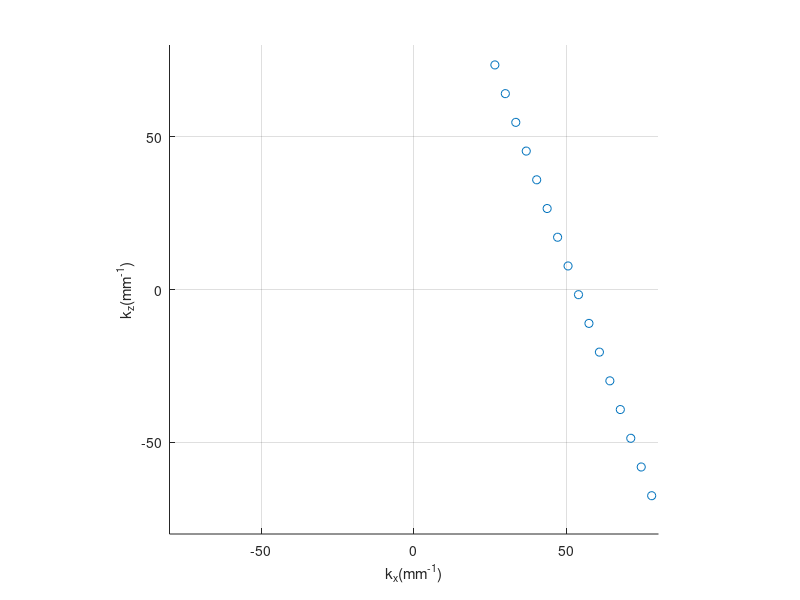

Here is the MATLAB script that generated this plot:
% plot the fourier plane scanned using OS angle/ks in polar coordinates:
clearvars;

theta = [-20];
Nbx   = [5];
L     = 100e-3;
Lobj  = 100e-3 ;
N = 2^10;

% frequency decimate unit
df0t = (1/Lobj) ;
ft = (-N/2:(N/2-1))*df0t;
df0s = (1/L) ;
fs = Nbx*df0s ;

% figure('DefaultAxesFontSize',18); 
% title('Fourier plane')

Lobj = 50e-3;
for i = 1:length(fs)
    
    [FT,THETA] = meshgrid(ft,pi*theta/180);
    KX = FT.*sin(THETA) + fs(i)*cos(THETA) ;
    KZ = FT.*cos(THETA) - fs(i)*sin(THETA) ;
    scatter(KX(:),KZ(:))
    %scatter([KX(:);-KX(:)],[KZ(:);-KZ(:)])

    axis([-4/Lobj 4/Lobj -4/Lobj 4/Lobj])
    axis equal
    xlabel('k_x(mm^{-1})')
    ylabel('k_z(mm^{-1})')
    hold on
    drawnow
end

    axis([-4/Lobj 4/Lobj -4/Lobj 4/Lobj])
    grid on
    axis equal
    xlabel('k_x(mm^{-1})')
    ylabel('k_z(mm^{-1})')

